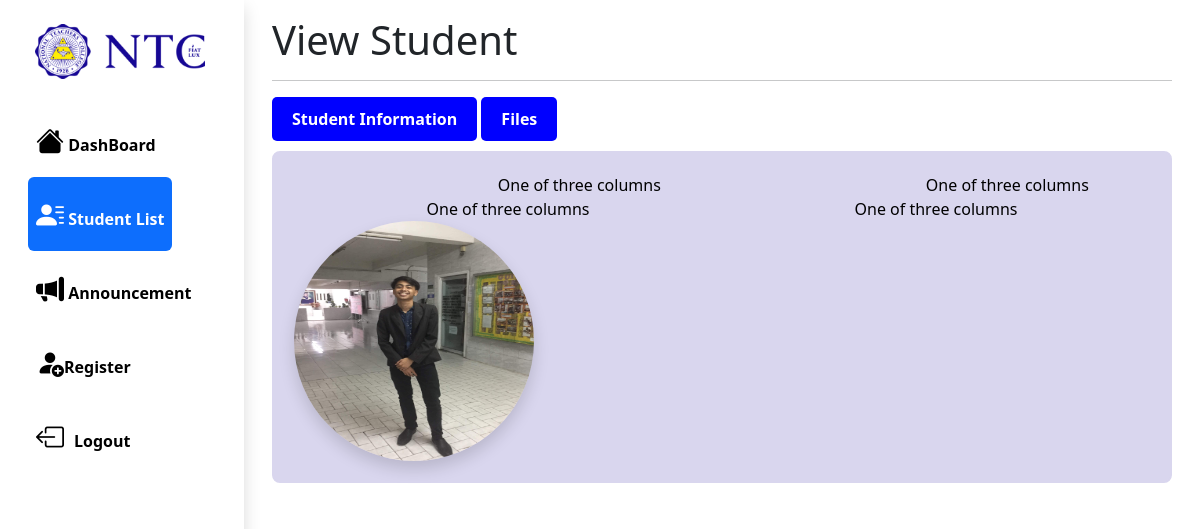
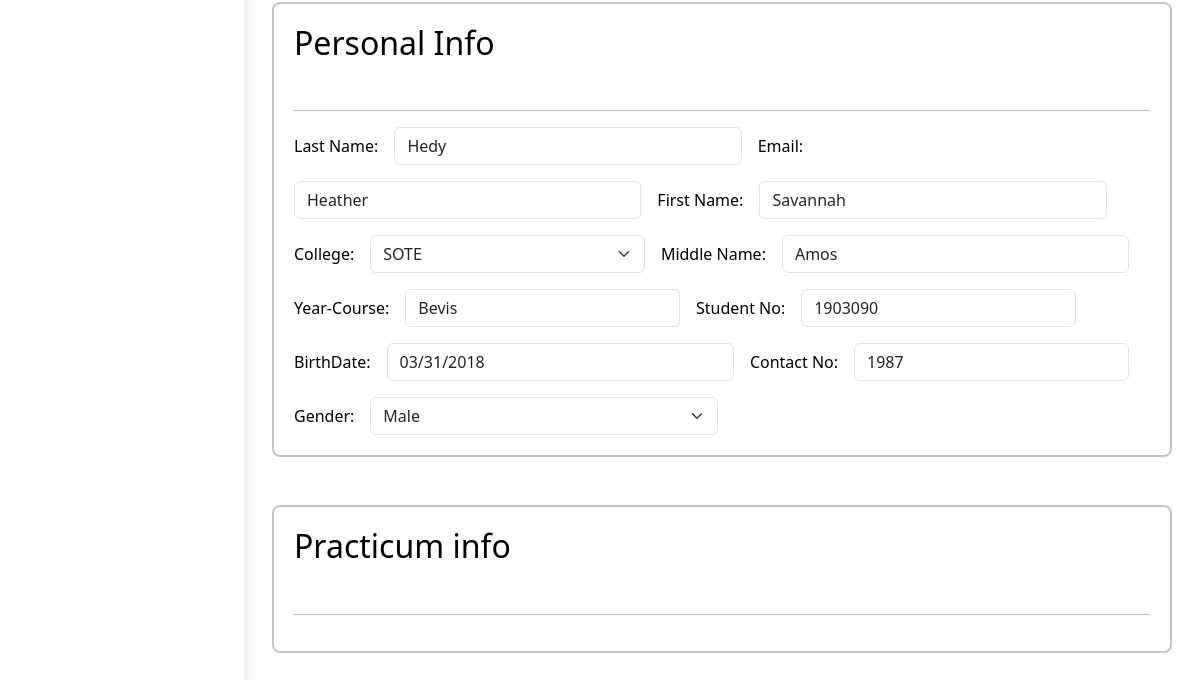
The page /admin/view_student.php?view=1903090 (signed in) on the database as committed earlier (2 pictures, top to bottom).
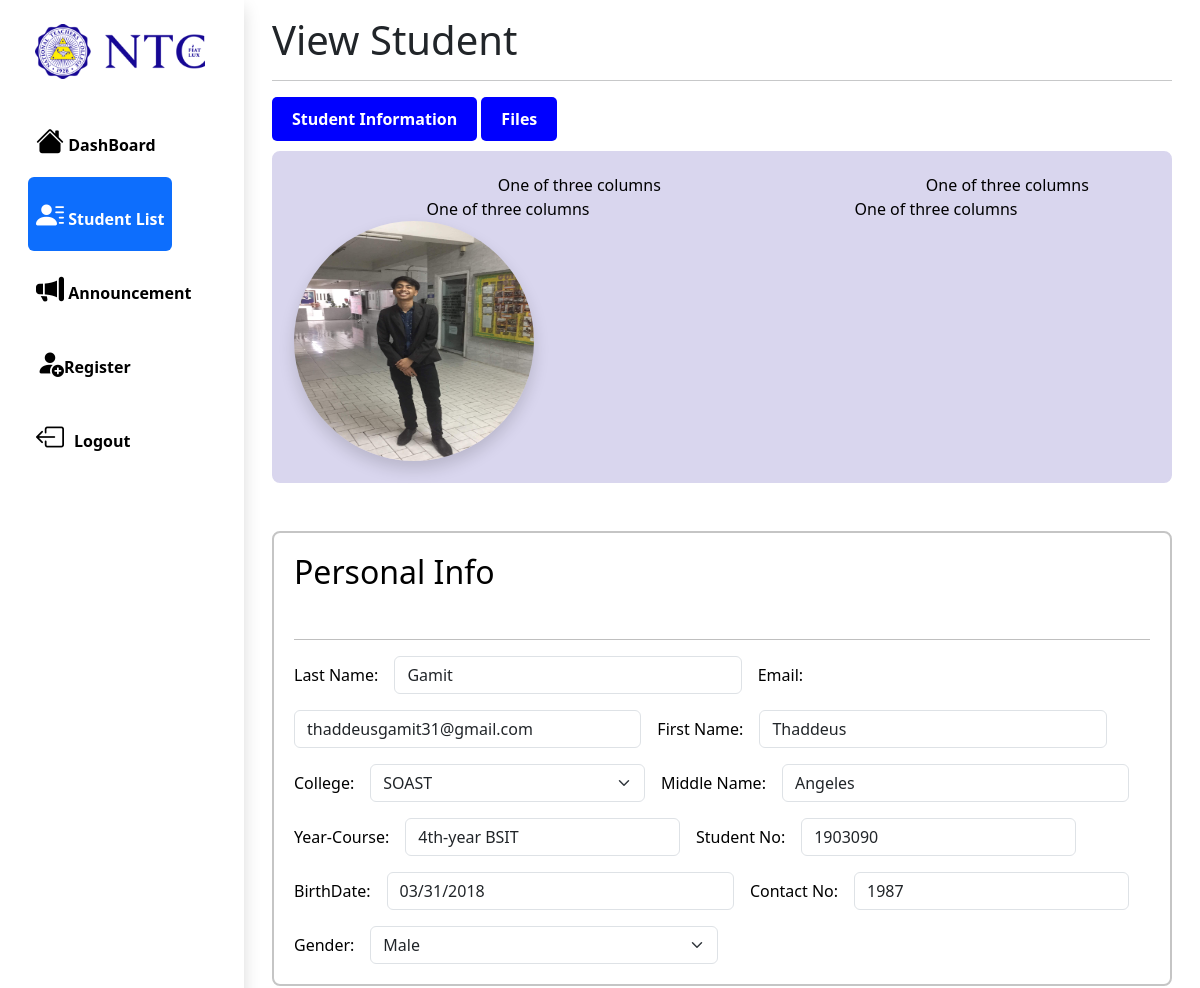
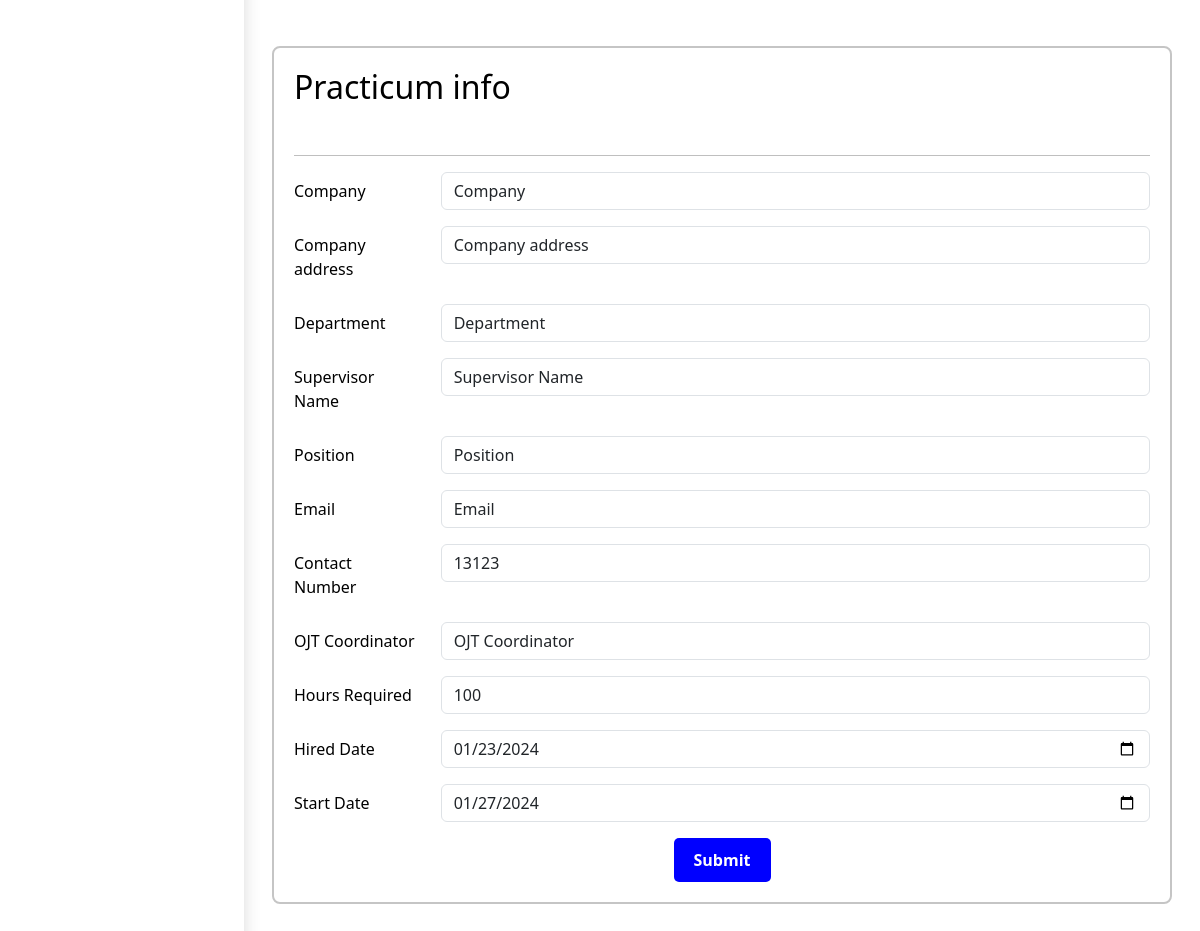
The same page on the database as committed later (2 pictures, top to bottom).
### tables this page shows
CREATE TABLE `studentinfo` (
  `id` int(225) NOT NULL,
  `studentid` int(50) NOT NULL,
  `image` varchar(225) DEFAULT NULL,
  `lastName` varchar(100) DEFAULT NULL,
  `firstName` varchar(100) DEFAULT NULL,
  `middleName` varchar(100) DEFAULT NULL,
  `contactNum` bigint(225) DEFAULT NULL,
  `email` varchar(100) DEFAULT NULL,
  `college` varchar(100) DEFAULT NULL,
  `yearProg` varchar(100) DEFAULT NULL,
  `birthDate` date DEFAULT NULL,
  `gender` varchar(100) DEFAULT NULL,
  `dateTimeCreated` datetime(6) DEFAULT NULL,
  `dateTimeUpdated` datetime(6) DEFAULT NULL
);

CREATE TABLE `practicuminfo` (
  `id` int(50) NOT NULL,
  `studentid` varchar(225) DEFAULT NULL,
  `company` varchar(100) DEFAULT NULL,
  `compAddress` varchar(100) DEFAULT NULL,
  `department` varchar(100) DEFAULT NULL,
  `supervisorName` varchar(100) DEFAULT NULL,
  `position` varchar(100) DEFAULT NULL,
  `email` varchar(100) DEFAULT NULL,
  `contactNum` int(50) DEFAULT NULL,
  `ojtCoordinator` varchar(100) DEFAULT NULL,
  `practicumHrsreq` int(100) DEFAULT NULL,
  `hiredDate` date DEFAULT NULL,
  `startDate` date DEFAULT NULL,
  `dateTimeCreated` datetime(6) DEFAULT NULL,
  `dateTimeUpdated` datetime(6) DEFAULT NULL
);

### admin/view_student.php (the view, shortened to what the changed rows need)
<?php
include "../include/connection.php";
if(isset($_GET['view'])){
     $student_id = $_GET['view'];
}
?>
<!DOCTYPE html>
<html lang="en">
<head>
     <link href="https://cdn.jsdelivr.net/npm/bootstrap@5.3.2/dist/css/bootstrap.min.css" rel="stylesheet">
      <link rel="stylesheet" href="https://cdn.jsdelivr.net/npm/bootstrap-icons@1.11.3/font/bootstrap-icons.min.css">
     <link rel="stylesheet" href="../src/css/studSettingsStyle.css">
</head>
<body>
<div class="container-fluid">
    <div class="row">
        <div class="col-sm p-3 min-vh-100">
          <div class="container-xxl">
            <h1>View Student</h1>
            <form action="" method="post" enctype="multipart/form-data">
            <div class="profile-container ">
                  <?php
                                        $query = "SELECT * FROM `studentinfo` WHERE studentid = '$student_id'";
                                        $run = mysqli_query($conn, $query);
                                        if (mysqli_num_rows($run) > 0) {
                                            foreach ($run as $row) {
                                        ?>
                                        <div class="container text-center">
                                        <div class="row align-items-start">
                                            <div class="col-8">
                                            One of three columns
                                            </div>
                                            <div class="col">
                                            One of three columns
                                            </div>
                                        </div>
                                        </div>
                                        <div class="container text-center">
                                            <div class="row align-items-center">
                                                <div class="col">
                                                One of three columns
                                                </div>
                                                <div class="col">
                                                One of three columns
                                                </div>
                                            </div>
                                            </div>
                                <div class="grid text-left" style="--bs-columns: 18; --bs-gap: .5rem;">
                                        <div style="grid-column: span 6;">
                                            <img src="../student/image/<?php echo$row['image'] ?> " class="img-fluid rounded-circle rounded shadow" style="width: 15rem; height:15rem;" alt="...">
                                        </div>
                            </div>
            </div>
                    <div class="pt-5">
                <div class="analytics-container  mb-5 " >
                        <h2>Personal Info</h2>
                        <div class="form-check form-switch">
                        </div>
                        <hr>
                    <div class="row g-3 align-items-center">
                            <div class="col-auto">
                                <label for="inputtext6" class="col-form-label">Last Name:</label>
                            </div>
                            <div class="col-md-5">
                                <input type="text" name="last_name" id="inputtext6" class="form-control" aria-describedby="textHelpInline" value = "<?php echo $row['lastName'] ?>" readonly>
                            </div>
                            <div class="col-auto">
                                <label for="inputtext6" class="col-form-label">Email:</label>
                            </div>
                            <div class="col-md-5">
                                <input type="text" name="email" id="inputtext6" class="form-control" aria-describedby="textHelpInline" value = "<?php echo $row['email'] ?>" readonly >
                            </div>
                            <div class="col-auto">
                                <label for="inputtext6" class="col-form-label">First Name:</label>
                            </div>
                            <div class="col-md-5">
                                <input type="text" name="first_name" id="inputtext6" class="form-control" aria-describedby="textHelpInline" value = "<?php echo $row['firstName'] ?>" readonly>
                            </div>
                            <div class="col-auto">
                                <label for="inputtext6" class="col-form-label">College:</label>
                            </div>
                            <div class="col-md-4">
                            <select class="form-select" aria-label="Default select example" id="select" name="college" readonly>
                                                    <?php if ($row['college'] == 'SOAST') : ?>
                                                        <option value="SOAST">SOAST</option>
                                                    <?php elseif($row['college'] == 'SOB') : ?>
                                                        <option value="SOB">SOB</option>
                                                        <option value="SOAST">SOAST</option>
                                                        <option value="SOTE">SOTE</option>
                                                    <?php else : ?>
                                                        <option value="SOTE">SOTE</option>
                                                    <?php endif; ?>
                                                </select>
                            </div>
                            <div class="col-auto">
                                <label for="inputtext6" class="col-form-label">Middle Name:</label>
                            </div>
                            <div class="col-md-5">
                                <input type="text" name="middle_name" id="inputtext6" class="form-control" aria-describedby="textHelpInline" value = "<?php echo $row['middleName'] ?>" readonly>
                            </div>
                            <div class="col-auto">
                                <label for="inputtext6" class="col-form-label">Year-Course:</label>
                            </div>
                            <div class="col-md-4">
                                <input type="text" name="year_course" id="inputtext6" placeholder="4th Year-BSIT" class="form-control" aria-describedby="textHelpInline" value = "<?php echo $row['yearProg'] ?>" readonly>
                            </div>
                            <div class="col-auto">
                                <label for="inputtext6" class="col-form-label">Student No:</label>
                            </div>
                            <div class="col-md-4">
                                <input type="text" id="inputtext6" class="form-control" aria-describedby="textHelpInline" value="<?php echo $student_id ?>" readonly>
                            </div>
                            <div class="col-auto">
                                <label for="inputtext6" class="col-form-label">BirthDate:</label>
                            </div>
                            <div class="col-md-5">
                                <input type="date" name="birth_date" id="inputtext6" class="form-control" aria-describedby="textHelpInline" value = "<?php echo $row['birthDate'] ?>" readonly>
                            </div>
                            <div class="col-auto">
                                <label for="inputtext6" class="col-form-label">Contact No:</label>
                            </div>
                            <div class="col-md-4">
                                <input type="number" name="contact_no" id="inputtext6" class="form-control" aria-describedby="textHelpInline"value = "<?php echo $row['contactNum'] ?>" readonly >
                            </div>
                            <div class="col-auto">
                                <label for="inputtext6" class="col-form-label">Gender:</label>
                            </div>
                            <div class="col-md-5">
                            <select class="form-select" aria-label="Default select example" id="select" name="gender" readonly>
                                                    <?php if ($row['gender'] == 'Male') : ?>
                                                        <option value="Male">Male</option>
                                                    <?php else : ?>
                                                        <option value="Female">Female</option>
                                                        <option value="Male">Male</option>
                                                    <?php endif; ?>
                                                </select>
                            </div>
                        </div>
                    </div>
                    </form>
                    <?php
                                            }
                                        }
        ?>
        </div>
                  <div class="analytics-container  mb-5 " >
                        <h2> Practicum info</h2>
                 <?php
                                $query = 'SELECT `company`, `compAddress`, `department`, `supervisorName`, `position`, `email`, `contactNum`, `ojtCoordinator`, `practicumHrsreq`, `hiredDate`, `startDate` FROM `practicuminfo`
                                        WHERE studentid = ?';
                                $stmt = $conn->prepare($query);
                                $stmt->bind_param('s', $student_id);
                                $stmt->execute();
                                $result = $stmt->get_result();
                                $data = $result->fetch_all(MYSQLI_ASSOC);
                                foreach ($data as $rows) {
                                ?>
                <form action = "" method="post">
                    <div class="row mb-3">
                        <label for="inputEmail3" class="col-sm-2 col-form-label">Company</label>
                        <div class="col-sm-10">
                        <input type="text" class="form-control" id="inputEmail3" name="company" value="<?php echo $rows['company']?>" >
                        </div>
                    </div>
                    <div class="row mb-3">
                        <label for="inputEmail3" class="col-sm-2 col-form-label">Company address</label>
                        <div class="col-sm-10">
                        <input type="text" class="form-control" id="inputEmail3" name="company_address" value="<?php echo $rows['compAddress'] ?>" >
                        </div>
                    </div>
                      <div class="row mb-3">
                        <label for="inputEmail3" class="col-sm-2 col-form-label">Department</label>
                        <div class="col-sm-10">
                        <input type="text" class="form-control" id="inputEmail3" name="department" value="<?php echo $rows['department'] ?>">
                        </div>
                    </div>
                     <div class="row mb-3">
                        <label for="inputEmail3" class="col-sm-2 col-form-label">Supervisor Name</label>
                        <div class="col-sm-10">
                        <input type="text" class="form-control" id="inputEmail3" name="supervisor_name" value="<?php echo $rows['supervisorName'] ?>" >
                        </div>
                    </div>
                     <div class="row mb-3">
                        <label for="inputEmail3" class="col-sm-2 col-form-label">Position</label>
                        <div class="col-sm-10">
                        <input type="text" class="form-control" id="inputEmail3" name="position" value="<?php echo $rows['position'] ?>" >
                        </div>
                    </div>
                    <div class="row mb-3">
                        <label for="inputEmail3" class="col-sm-2 col-form-label">Email</label>
                        <div class="col-sm-10">
                        <input type="text" class="form-control" id="inputEmail3" name="email" value="<?php echo $rows['email'] ?>">
                        </div>
                    </div>
                    <div class="row mb-3">
                        <label for="inputEmail3" class="col-sm-2 col-form-label">Contact Number</label>
                        <div class="col-sm-10">
                        <input type="number" class="form-control" id="inputEmail3" name="contact_number" value="<?php echo $rows['contactNum'] ?>">
                        </div>
                    </div>
                     <div class="row mb-3">
                        <label for="inputEmail3" class="col-sm-2 col-form-label">OJT Coordinator</label>
                        <div class="col-sm-10">
                        <input type="text" class="form-control" id="inputEmail3" name="ojt_coordinator" value="<?php echo $rows['ojtCoordinator'] ?>">
                        </div>
                    </div>
                     <div class="row mb-3">
                        <label for="inputEmail3" class="col-sm-2 col-form-label">Hours Required</label>
                        <div class="col-sm-10">
                        <input type="number" class="form-control" id="inputEmail3" name="hours" value="<?php echo $rows['practicumHrsreq'] ?>" >
                        </div>
                    </div>
                     <div class="row mb-3">
                        <label for="inputEmail3" class="col-sm-2 col-form-label">Hired Date</label>
                        <div class="col-sm-10">
                        <input type="date" name="hired_date" id="inputtext6" class="form-control" aria-describedby="textHelpInline" value = "<?php echo $rows['hiredDate']; ?>">
                        </div>
                    </div>
                      <div class="row mb-3">
                        <label for="inputEmail3" class="col-sm-2 col-form-label">Start Date</label>
                        <div class="col-sm-10">
                        <input type="date" class="form-control" id="inputEmail3" name="start_date" value="<?php echo $rows['startDate'] ?>">
                        </div>
                    </div>
                   <div class="text-center "> <input type="submit" class="btn btn-primary" name="submit" value="Submit" id="update"  >
                </form>
   <?php
                                }
   ?>
    </div>
    </div>
</body>
</html>

Rows that differ between the two databases and show on the page:
changed studentinfo "Male": last_name "Hedy" → "Gamit"; email "Heather" → "thaddeusgamit31@gmail.com"; first_name "Savannah" → "Thaddeus"; college "SOTE" → "SOAST"; middle_name "Amos" → "Angeles"; year_course "Bevis" → "4th-year BSIT"
added practicuminfo: company "Company", company_address "Company address", department "Department", supervisor_name "Supervisor Name", position "Position", email "Email", contact_number "13123", ojt_coordinator "OJT Coordinator", hours "100", hired_date "01/23/2024", start_date "01/27/2024"
